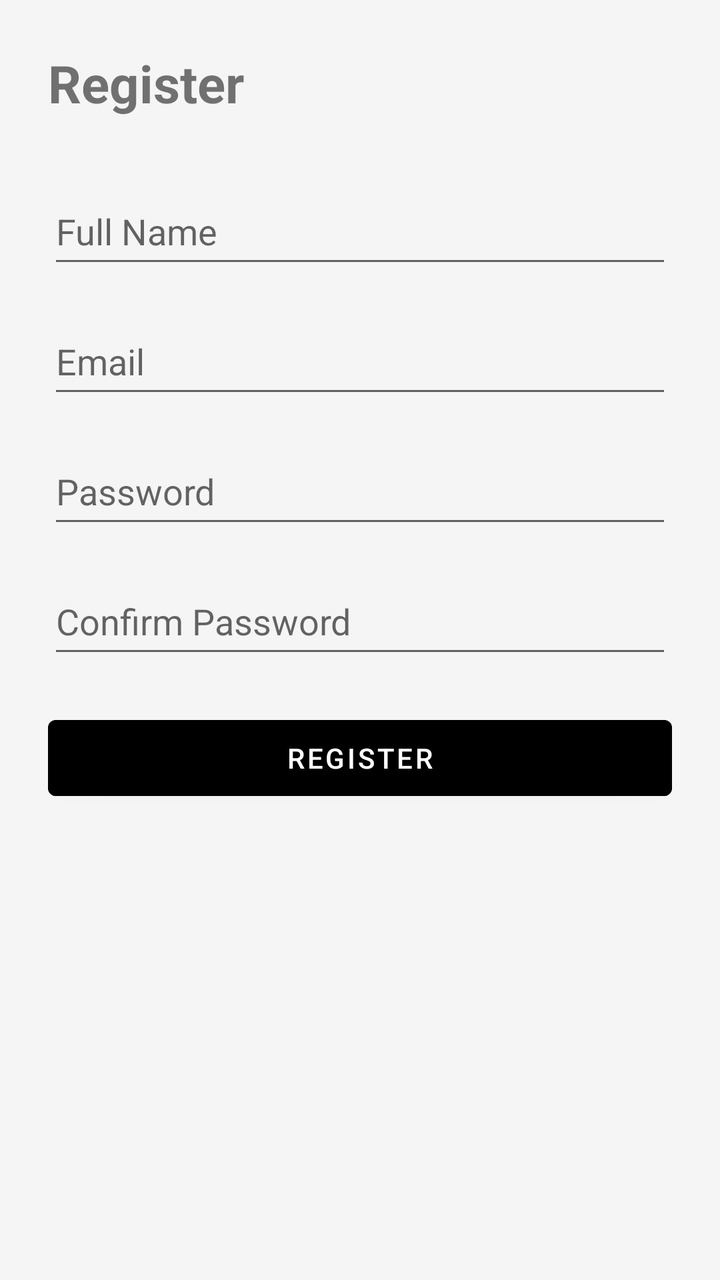
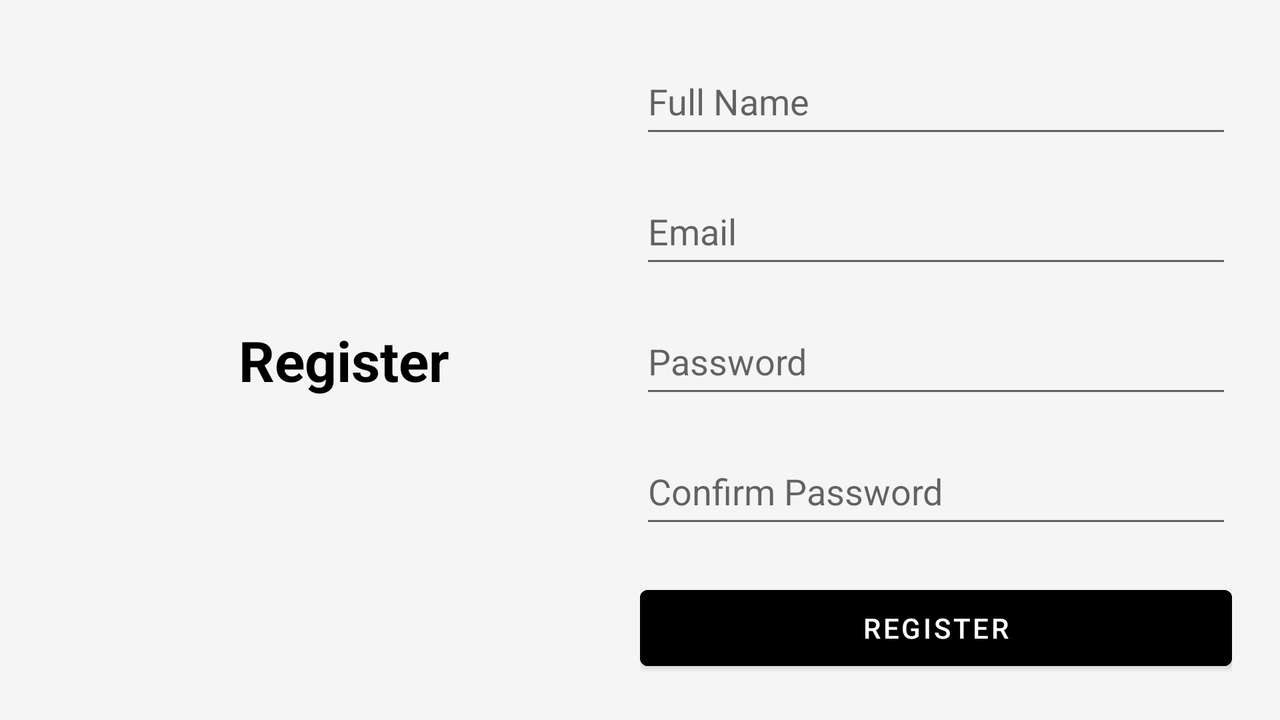

An Android layout and its configuration variant, each rendered on a device that would load it. The default file and the variant file are quoted in full after the pictures.
<!-- AndroidManifest.xml: application theme Theme.CarSharingApp -->
<!-- res/layout/activity_register.xml -->
<?xml version="1.0" encoding="utf-8"?>
<LinearLayout xmlns:android="http://schemas.android.com/apk/res/android"
    android:layout_width="match_parent"
    android:layout_height="match_parent"
    android:orientation="vertical"
    android:padding="24dp"
    android:background="#F5F5F5">

    
    <TextView
        android:layout_width="wrap_content"
        android:layout_height="wrap_content"
        android:text="@string/register_title"
        android:textSize="26sp"
        android:textStyle="bold"
        android:layout_marginBottom="30dp"/>

    
    <EditText
        android:id="@+id/etName"
        android:layout_width="match_parent"
        android:layout_height="50dp"
        android:hint="@string/full_name"
        android:layout_marginBottom="15dp"/>

    
    <EditText
        android:id="@+id/etEmail"
        android:layout_width="match_parent"
        android:layout_height="50dp"
        android:hint="@string/email"
        android:inputType="textEmailAddress"
        android:layout_marginBottom="15dp"/>

    
    <EditText
        android:id="@+id/etPassword"
        android:layout_width="match_parent"
        android:layout_height="50dp"
        android:hint="@string/password"
        android:inputType="textPassword"
        android:layout_marginBottom="15dp"/>

    
    <EditText
        android:id="@+id/etConfirmPassword"
        android:layout_width="match_parent"
        android:layout_height="50dp"
        android:hint="@string/confirm_password"
        android:inputType="textPassword"
        android:layout_marginBottom="20dp"/>

    
    <Button
        android:id="@+id/btnRegisterSubmit"
        android:layout_width="match_parent"
        android:layout_height="50dp"
        android:text="@string/register_button"
        android:backgroundTint="#000000"
        android:textColor="#FFFFFF"/>

</LinearLayout>
<!-- resources referenced by this layout -->
<resources>
  <string name="confirm_password">Confirm Password</string>
  <string name="email">Email</string>
  <string name="full_name">Full Name</string>
  <string name="password">Password</string>
  <string name="register_button">Register</string>
  <string name="register_title">Register</string>
  <style name="Theme.CarSharingApp" parent="Theme.MaterialComponents.DayNight.NoActionBar">
  
          
          <item name="colorPrimary">@color/blue</item>
          <item name="colorOnPrimary">@color/white</item>
  
          
          <item name="colorSurface">@color/white</item>
          <item name="colorOnSurface">@color/black</item>
  
          
          <item name="android:statusBarColor">@color/blue</item>
          <item name="android:windowBackground">@color/white</item>
  
          
          <item name="colorControlHighlight">#22000000</item>
  
      </style>
  <color name="blue">#1976D2</color>
  <color name="white">#FFFFFFFF</color>
  <color name="black">#FF000000</color>
</resources>
<!-- res/layout-land/activity_register.xml (the repository's variant of the layout above) -->
<!-- drawn on the phone turned sideways -->
<?xml version="1.0" encoding="utf-8"?>
<LinearLayout xmlns:android="http://schemas.android.com/apk/res/android"
    android:layout_width="match_parent"
    android:layout_height="match_parent"
    android:orientation="horizontal"
    android:padding="24dp"
    android:background="#F5F5F5">

    
    <LinearLayout
        android:layout_width="0dp"
        android:layout_height="match_parent"
        android:layout_weight="1"
        android:gravity="center"
        android:orientation="vertical">

        <TextView
            android:layout_width="wrap_content"
            android:layout_height="wrap_content"
            android:text="@string/register_title"
            android:textSize="28sp"
            android:textStyle="bold"
            android:textColor="#000000" />

    </LinearLayout>

    
    <LinearLayout
        android:layout_width="0dp"
        android:layout_height="match_parent"
        android:layout_weight="1"
        android:orientation="vertical">

        
        <EditText
            android:id="@+id/etName"
            android:layout_width="match_parent"
            android:layout_height="50dp"
            android:hint="@string/full_name"
            android:layout_marginBottom="15dp"/>

        
        <EditText
            android:id="@+id/etEmail"
            android:layout_width="match_parent"
            android:layout_height="50dp"
            android:hint="@string/email"
            android:inputType="textEmailAddress"
            android:layout_marginBottom="15dp"/>

        
        <EditText
            android:id="@+id/etPassword"
            android:layout_width="match_parent"
            android:layout_height="50dp"
            android:hint="@string/password"
            android:inputType="textPassword"
            android:layout_marginBottom="15dp"/>

        
        <EditText
            android:id="@+id/etConfirmPassword"
            android:layout_width="match_parent"
            android:layout_height="50dp"
            android:hint="@string/confirm_password"
            android:inputType="textPassword"
            android:layout_marginBottom="20dp"/>

        
        <Button
            android:id="@+id/btnRegisterSubmit"
            android:layout_width="match_parent"
            android:layout_height="50dp"
            android:text="@string/register_button"
            android:backgroundTint="#000000"
            android:textColor="#FFFFFF"/>

    </LinearLayout>

</LinearLayout>
